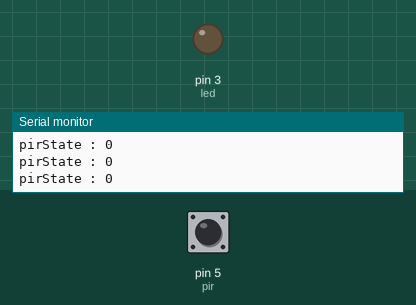
Recording of a sketch running on a simulated Arduino Uno, built with avr-gcc and run on an emulated ATmega328P. Parts: output pins drawn as LEDs (lit = HIGH), the last lines printed to the serial monitor. Dashed ring = blinking. The inputs (shaded band) are chosen by the test bench; at power-on: pin 5 (pir) LOW.

Above: at 1.2 s.
1.3 s: pin 5 (pir) driven HIGH
At 2.1 s:
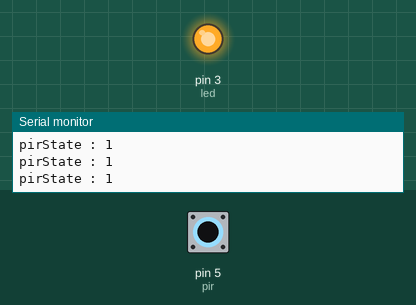
2.8 s: pin 5 (pir) driven LOW
At 3.3 s:
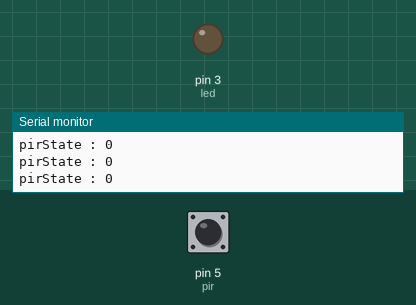
4.3 s: pin 5 (pir) pulsed HIGH 5 times (0.12 s each, 0.3 s apart)
At 4.44 s:
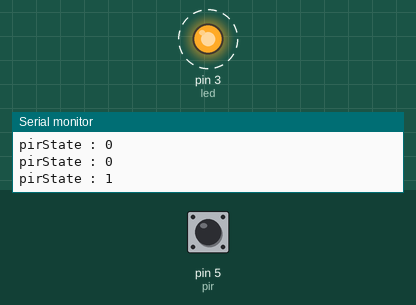
8.8 s: pin 5 (pir) pulsed HIGH 5 times (0.12 s each, 0.3 s apart)
At 11.2 s:
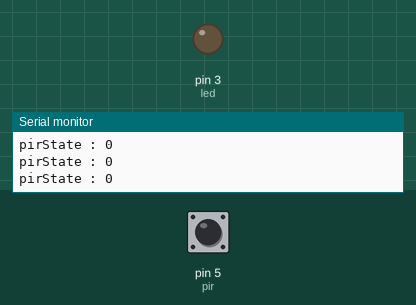
Timing chart, 0 to 12.7 s (numbered marks = the images above; inputs shaded):
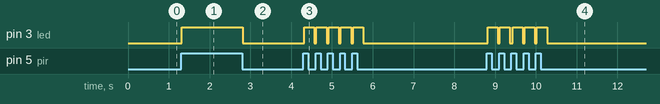

Measured:
- after the input at 1.3 s, pin 3 (led): LOW → HIGH at once
- after the input at 2.8 s, pin 3 (led): HIGH → LOW at once
- after the input at 4.3 s, pin 3 (led): alternates HIGH for 0.25 s and LOW for 0.05 s, 10 changes in all, then stays LOW, starting at once
- after the input at 8.8 s, pin 3 (led): alternates HIGH for 0.25 s and LOW for 0.05 s, 10 changes in all, then stays LOW, starting at once

The sketch:

pirTest.ino
```cpp
int pir = 5;
int led = 3;
int pirState=0;

void setup() {
  // put your setup code here, to run once:
  pinMode(pir,INPUT);
  pinMode(led,OUTPUT);
  Serial.begin(9600);
}

void loop() {
  // put your main code here, to run repeatedly:
  pirState = digitalRead(pir);
  Serial.print("pirState : ");
  Serial.println(pirState);
  if(pirState == HIGH)
  {
    digitalWrite(led,HIGH);
    delay(250);
  }
  else{
    digitalWrite(led,LOW);
  }
}
```
